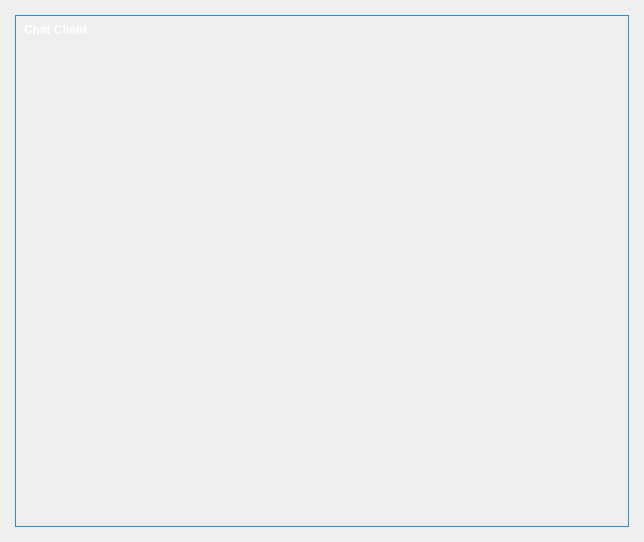
<?xml version="1.0" encoding="UTF-8"?>
<ui version="4.0">
 <class>CustomFrameWindow</class>
 <widget class="QWidget" name="CustomFrameWindow">
  <property name="geometry">
   <rect>
    <x>0</x>
    <y>0</y>
    <width>644</width>
    <height>542</height>
   </rect>
  </property>
  <property name="windowTitle">
   <string/>
  </property>
  <property name="autoFillBackground">
   <bool>false</bool>
  </property>
  <layout class="QVBoxLayout" name="verticalLayout_2">
   <property name="spacing">
    <number>0</number>
   </property>
   <property name="leftMargin">
    <number>15</number>
   </property>
   <property name="topMargin">
    <number>15</number>
   </property>
   <property name="rightMargin">
    <number>15</number>
   </property>
   <property name="bottomMargin">
    <number>15</number>
   </property>
   <item>
    <widget class="QWidget" name="windowFrame" native="true">
     <property name="enabled">
      <bool>true</bool>
     </property>
     <property name="autoFillBackground">
      <bool>false</bool>
     </property>
     <property name="styleSheet">
      <string notr="true">#windowFrame
{
	border:1px solid palette(highlight);
	border-radius:0px 0px 0px 0px;
	border-color:QColor(66, 0, 73);
	background-color:palette(Window);
}</string>
     </property>
     <layout class="QVBoxLayout" name="verticalLayout">
      <property name="spacing">
       <number>0</number>
      </property>
      <property name="leftMargin">
       <number>1</number>
      </property>
      <property name="topMargin">
       <number>1</number>
      </property>
      <property name="rightMargin">
       <number>1</number>
      </property>
      <property name="bottomMargin">
       <number>1</number>
      </property>
      <item>
       <widget class="WindowDragger" name="windowTitlebar" native="true">
        <property name="sizePolicy">
         <sizepolicy hsizetype="Preferred" vsizetype="Fixed">
          <horstretch>0</horstretch>
          <verstretch>0</verstretch>
         </sizepolicy>
        </property>
        <property name="minimumSize">
         <size>
          <width>0</width>
          <height>0</height>
         </size>
        </property>
        <property name="autoFillBackground">
         <bool>false</bool>
        </property>
        <property name="styleSheet">
         <string notr="true">#windowTitlebar
{
	border: 0px none palette(base);
 	background-color:QColor(66, 0, 73);
 	height:20px;
}</string>
        </property>
        <layout class="QHBoxLayout" name="horizontalLayout">
         <property name="spacing">
          <number>0</number>
         </property>
         <property name="leftMargin">
          <number>0</number>
         </property>
         <property name="topMargin">
          <number>0</number>
         </property>
         <property name="rightMargin">
          <number>0</number>
         </property>
         <property name="bottomMargin">
          <number>0</number>
         </property>
         <item>
          <widget class="QLabel" name="titleText">
           <property name="font">
            <font>
             <weight>75</weight>
             <bold>true</bold>
            </font>
           </property>
           <property name="styleSheet">
            <string notr="true">  padding-left:5px;
  color:rgb(255,255,255);</string>
           </property>
           <property name="text">
            <string>Chat Client</string>
           </property>
           <property name="alignment">
            <set>Qt::AlignLeading|Qt::AlignLeft|Qt::AlignVCenter</set>
           </property>
          </widget>
         </item>
         <item>
          <widget class="QToolButton" name="minimizeButton">
           <property name="font">
            <font>
             <weight>75</weight>
             <bold>true</bold>
            </font>
           </property>
           <property name="styleSheet">
            <string notr="true">#minimizeButton
{
	background-color:none;
	border:none;
	width:16px;
	height:16px;
	padding:4px;
	image:url(:/images/icon_window_minimize.png);
}

#minimizeButton:hover
{
	background-color:palette(alternate-base);
}

#minimizeButton:pressed
{
	background-color:palette(highlight);
}</string>
           </property>
           <property name="text">
            <string/>
           </property>
          </widget>
         </item>
         <item>
          <widget class="QToolButton" name="restoreButton">
           <property name="styleSheet">
            <string notr="true">#restoreButton
{
	background-color:none;
	border:none;
	width:16px;
 	height:16px;
 	padding:4px;
 	image:url(:/images/icon_window_restore.png);
}

#restoreButton:hover
{
	background-color:palette(alternate-base);
}

#restoreButton:pressed
{
	background-color:palette(highlight);
}</string>
           </property>
           <property name="text">
            <string/>
           </property>
          </widget>
         </item>
         <item>
          <widget class="QToolButton" name="maximizeButton">
           <property name="styleSheet">
            <string notr="true">#maximizeButton
{
	background-color:none;
	border:none;
	width:16px;
	height:16px;
	padding:4px;
	image:url(:/images/icon_window_maximize.png);
}

#maximizeButton:hover
{
	background-color:palette(alternate-base);
}

#maximizeButton:pressed
{
	background-color:palette(highlight);
}</string>
           </property>
           <property name="text">
            <string/>
           </property>
          </widget>
         </item>
         <item>
          <widget class="QToolButton" name="closeButton">
           <property name="font">
            <font>
             <weight>75</weight>
             <bold>true</bold>
            </font>
           </property>
           <property name="styleSheet">
            <string notr="true">#closeButton
{
	background-color:none;
	border:none;
	width:16px;
	height:16px;
	padding:4px;
	image:url(:/images/icon_window_close.png);
	border-top-right-radius: 0px;
}

#closeButton:hover
{
	background-color:rgb(255, 71,71);
}

#closeButton:pressed
{
	background-color:palette(highlight);
}</string>
           </property>
          </widget>
         </item>
        </layout>
       </widget>
      </item>
      <item>
       <widget class="QWidget" name="windowContent" native="true">
        <property name="autoFillBackground">
         <bool>false</bool>
        </property>
        <property name="styleSheet">
         <string notr="true">#windowContent
{
	border: 0px none palette(base);
	border-radius:0px 0px 5px 5px;
}</string>
        </property>
       </widget>
      </item>
     </layout>
    </widget>
   </item>
  </layout>
 </widget>
 <layoutdefault spacing="6" margin="11"/>
 <customwidgets>
  <customwidget>
   <class>WindowDragger</class>
   <extends>QWidget</extends>
   <header>windowdragger.h</header>
   <container>1</container>
  </customwidget>
 </customwidgets>
 <resources/>
 <connections/>
</ui>
